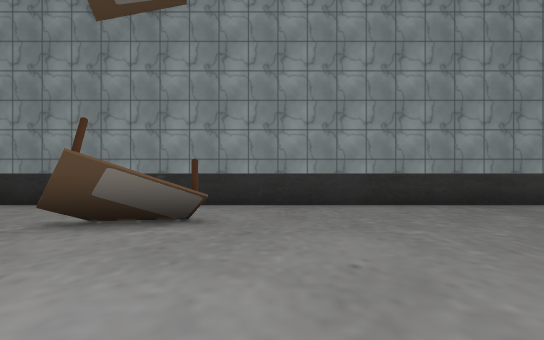
[1] (above)

12 first-person views from a walk through a Unity game level. The camera is 1.5 m above the floor, looks level and sees 70° across. The floor is counted in squares, 2 m on a side. Each view is taken from the middle of a square. On the plan, view 1 faces up. The plan holds only what a view shows up to about 12 squares ahead; the rest is blank. The place goes on beyond the plan. The player character is not drawn. Some animated figures are left out. Some surface patterns are stand-ins.

[2]
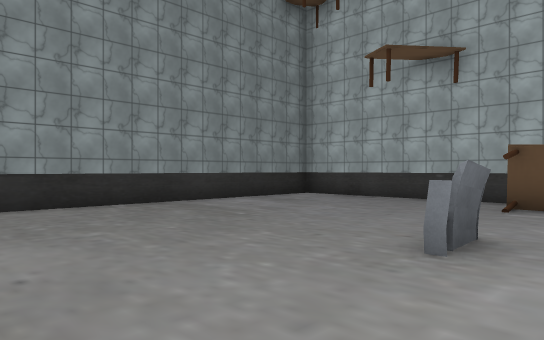

[3]
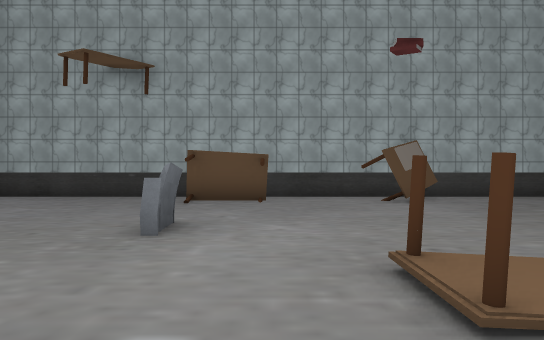

[4]
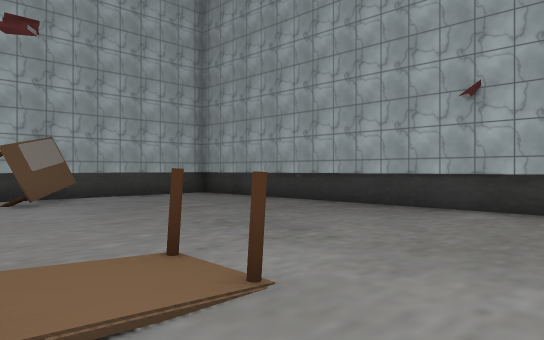

[5]
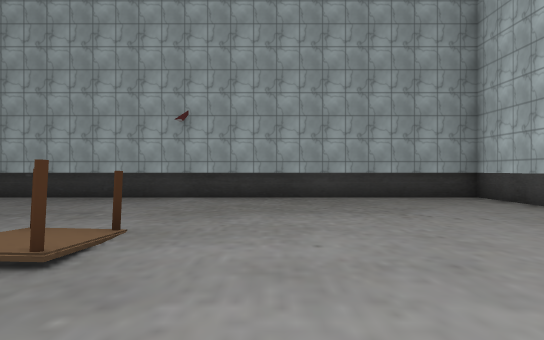

[6]
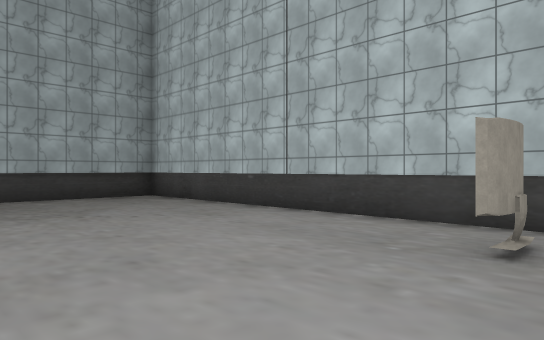

[7]
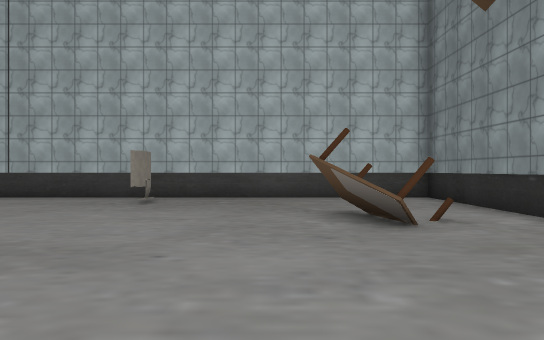

[8]
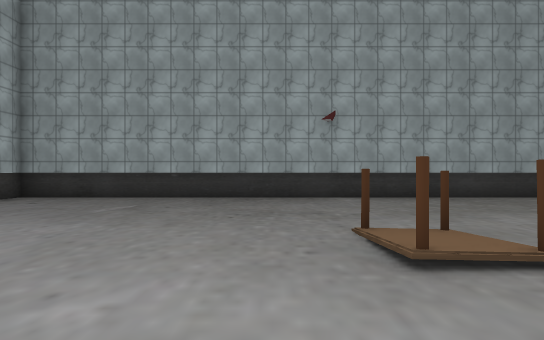

[9]
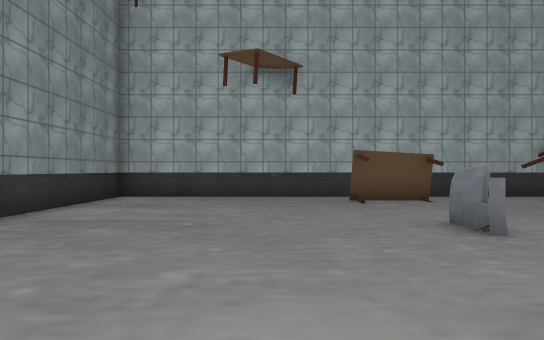

[10]
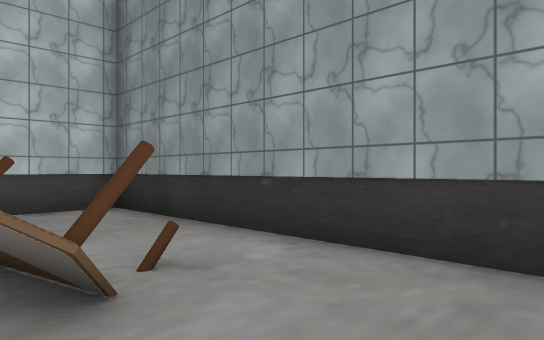

[11]
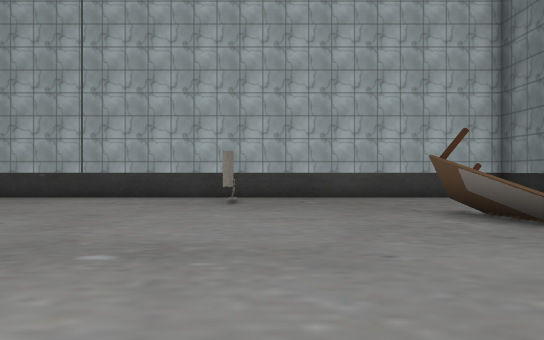

[12]
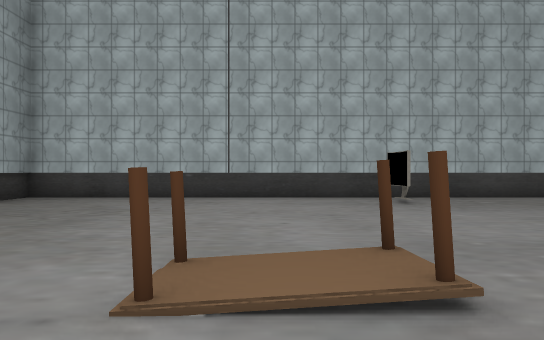

### Floor plan
Points are (right, up) in squares from view 1. A wall is a line through its corners. A room is listed if a view was taken in it or the views show most of it. See-through windows are left out.
Room 1 (views 1, 2, 3, 4, 5, 6, 7, 8, 9, 10, 11, 12)
walls: (3.6, 1.3) (4.6, 1.3); (4.7, 1.3) (3.7, 1.3); (-5, 1.2) (-4.4, 1); (-5.1, 1.1) (-4.6, 1.1); (9.9, 1.8) (9.9, 8.3) (-6.6, 8.3) (-6.6, -8.7) (9.9, -8.7) (9.9, 0.2)
objects: other object (-3, 5) to (-1, 6); other object (1, -3); other object (8, -4) to (9, -3); other object (8, 0) to (8, 2)

Where each view was taken, in squares from view 1:
view 1: 0 up, 0 right, facing up
view 2: 0 up, 0 right, facing up-right
view 3: 0 up, 1 left, facing right
view 4: 1 down, 1 left, facing down-right
view 5: 2 up, 1 left, facing down
view 6: 2 up, 1 left, facing down-left
view 7: 4 up, 4 right, facing left
view 8: 2 up, 3 right, facing down
view 9: 4 up, 1 left, facing right
view 10: 5 up, 1 right, facing up-left
view 11: 2 up, 4 right, facing left
view 12: 2 down, 4 right, facing left
